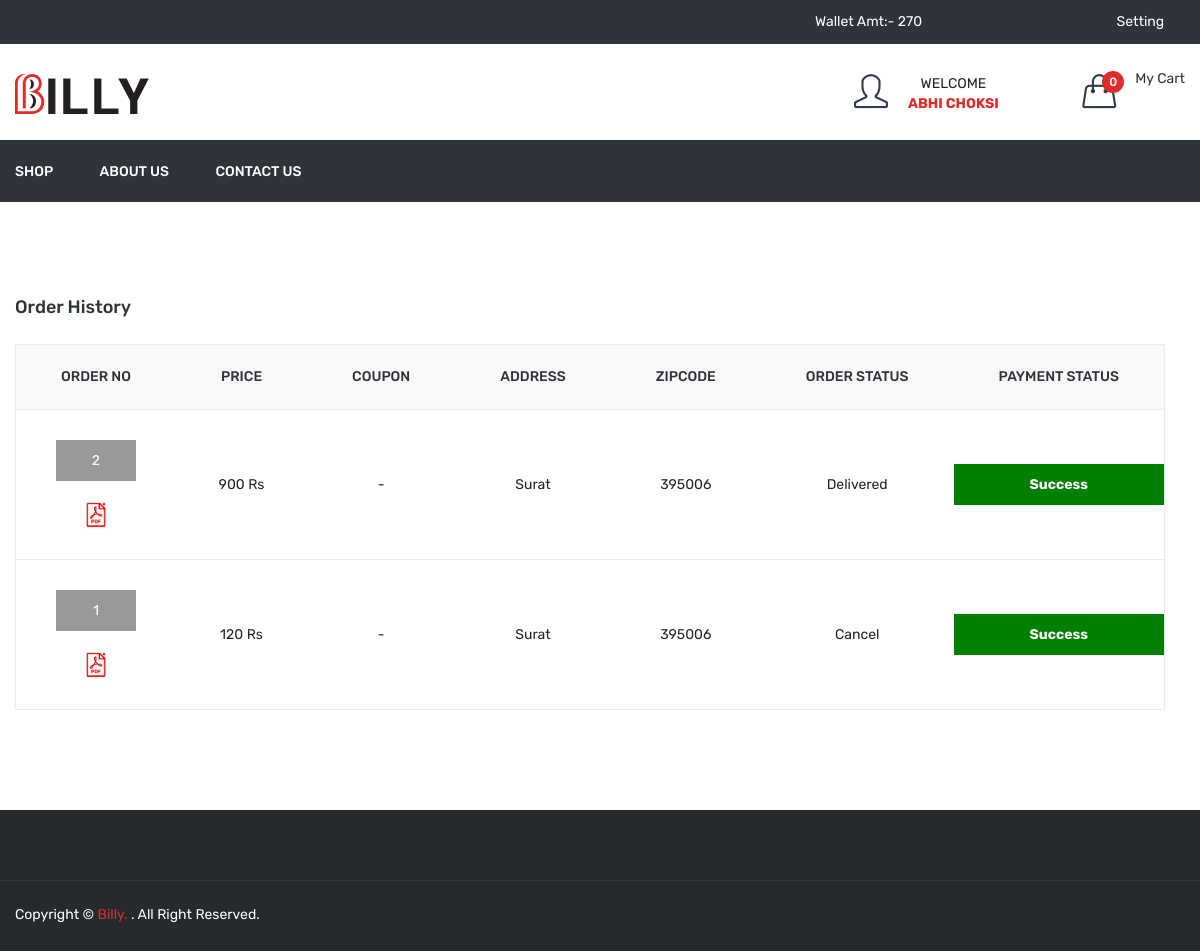
Before: /order_history.php (signed in) with the older database file.
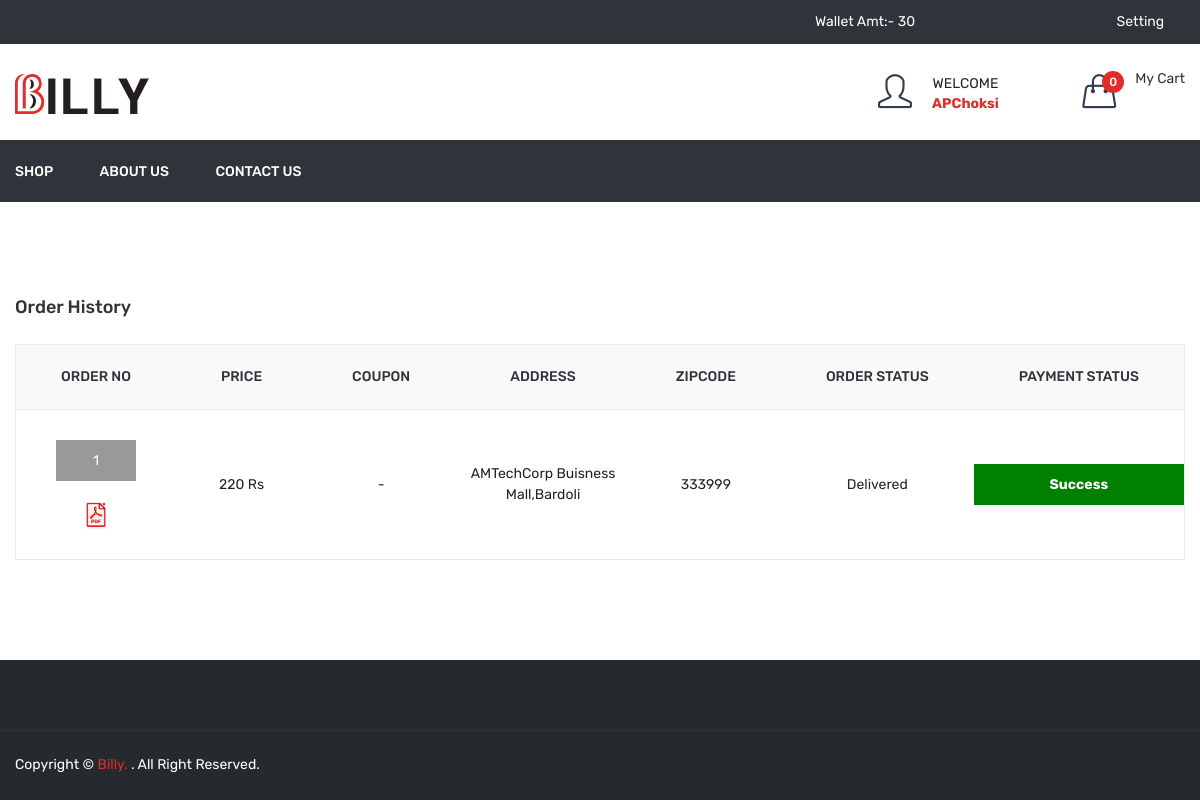
After: the same page with the newer database file.
### tables this page shows
CREATE TABLE IF NOT EXISTS `order_master` (
  `id` int NOT NULL AUTO_INCREMENT,
  `user_id` int NOT NULL,
  `name` varchar(50) NOT NULL,
  `email` varchar(50) NOT NULL,
  `mobile` varchar(50) NOT NULL,
  `address` text NOT NULL,
  `total_price` float NOT NULL,
  `final_price` float NOT NULL,
  `coupon_code` varchar(20) NOT NULL,
  `zipcode` int NOT NULL,
  `delivery_boy_id` int NOT NULL,
  `payment_status` varchar(20) NOT NULL,
  `payment_type` varchar(10) NOT NULL,
  `payment_id` varchar(100) NOT NULL,
  `order_status` int NOT NULL,
  `cancel_by` enum('user','admin') NOT NULL,
  `cancel_at` datetime NOT NULL,
  `added_on` datetime NOT NULL,
  `delivered_on` datetime NOT NULL,
  `refund_status` int NOT NULL,
  PRIMARY KEY (`id`)
);

CREATE TABLE IF NOT EXISTS `order_status` (
  `id` int NOT NULL AUTO_INCREMENT,
  `order_status` varchar(50) NOT NULL,
  PRIMARY KEY (`id`)
);

### function.inc.php (called while the page is built, shortened)
<?php
function getWalletAmt($uid)
{
  global $con;
  $sql = "select * from wallet where user_id='$uid'";
  $res = mysqli_query($con, $sql);
  $in = 0;
  $out = 0;
  while ($row = mysqli_fetch_assoc($res)) {
    if ($row['type'] == 'in') {
      $in = $in + $row['amt'];
    }
  }
  return $in - $out;
}
?>

### order_history.php (the view, shortened to what the changed rows need)
<?php
include("header.php");
$uid = $_SESSION['FOOD_USER_ID'];
$sql = "select order_master.*,order_status.order_status as order_status_str from order_master,order_status where order_master.order_status=order_status.id and order_master.user_id='$uid' order by order_master.id desc";
$res = mysqli_query($con, $sql);
?>
<div class="cart-main-area pt-95 pb-100">
	<div class="container">
		<div class="row">
			<div class="col-lg-12 col-md-12 col-sm-12 col-12">
				<form method="post">
					<div class="table-content table-responsive">
						<table>
							<thead>
								<tr>
									<th>Order No</th>
									<th>Price</th>
									<th>Coupon</th>
									<th>Address</th>
									<th>Zipcode</th>
									<th>Order Status</th>
									<th>Payment Status</th>
								</tr>
							</thead>
							<tbody>
								<?php if (mysqli_num_rows($res) > 0) {
									while ($row = mysqli_fetch_assoc($res)) {
								?>
										<tr>
											<td>
												<div class="div_order_id">
													<a href="<?php echo FRONT_SITE_PATH ?>order_detail.php?id=<?php echo $row['id'] ?>"><?php echo $row['id'] ?></a>
												</div><br />
												<a href="<?php echo FRONT_SITE_PATH ?>download_invoice?id=<?php echo $row['id'] ?>"><img src='<?php echo FRONT_SITE_PATH ?>assets/img/icon-img/pdf.png' width="20px" title="Download Invoice" /></a>
											</td style="font-size:14px;">
											<td><?php echo $row['total_price'] ?> Rs
											</td>
											<td><?php
												if ($row['coupon_code'] != '') {
												?>
													Coupon Code:- <?php echo $row['coupon_code'] ?><br />
													Final Price:- <?php echo $row['final_price'] ?> Rs
												<?php } else {
													echo "-";
												} ?>
											</td>
											<td><?php echo $row['address'] ?></td>
											<td><?php echo $row['zipcode'] ?></td>
											<td>
												<?php
												echo $row['order_status_str'];
												?>
											</td>
											<td>
												<div class="payment_status payment_status_<?php echo $row['payment_status'] ?>"><?php echo ucfirst($row['payment_status']) ?></div>
											</td>
										</tr>
								<?php }
								} else {
									redirect('shop');
								} ?>
							</tbody>
						</table>
					</div>
				</form>
			</div>
		</div>
	</div>
</div>
<?php
include("footer.php");
?>

### header.php (shortened to what the changed rows need)
<?php
include('database.inc.php');
include('function.inc.php');
$getWalletAmt=0;
if(isset($_SESSION['FOOD_USER_ID'])){
	$getWalletAmt=getWalletAmt($_SESSION['FOOD_USER_ID']);
}
?>
<!doctype html>
<html class="no-js" lang="zxx">
<head>
    <link rel="stylesheet" href="<?php echo FRONT_SITE_PATH ?>assets/css/bootstrap.min.css">
    <link rel="stylesheet" href="<?php echo FRONT_SITE_PATH ?>assets/css/animate.css">
    <link rel="stylesheet" href="<?php echo FRONT_SITE_PATH ?>assets/css/owl.carousel.min.css">
    <link rel="stylesheet" href="<?php echo FRONT_SITE_PATH ?>assets/css/slick.css">
    <link rel="stylesheet" href="<?php echo FRONT_SITE_PATH ?>assets/css/chosen.min.css">
    <link rel="stylesheet" href="<?php echo FRONT_SITE_PATH ?>assets/css/ionicons.min.css">
    <link rel="stylesheet" href="<?php echo FRONT_SITE_PATH ?>assets/css/font-awesome.min.css">
    <link rel="stylesheet" href="<?php echo FRONT_SITE_PATH ?>assets/css/simple-line-icons.css">
    <link rel="stylesheet" href="<?php echo FRONT_SITE_PATH ?>assets/css/jquery-ui.css">
    <link rel="stylesheet" href="<?php echo FRONT_SITE_PATH ?>assets/css/meanmenu.min.css">
    <link rel="stylesheet" href="<?php echo FRONT_SITE_PATH ?>assets/css/style.css">
    <link rel="stylesheet" href="<?php echo FRONT_SITE_PATH ?>assets/css/responsive.css">
</head>
<body>
    <header class="header-area">
        <div class="header-top black-bg">
            <div class="container">
                <div class="row">
                    <div class="col-lg-2 col-md-4 col-12 col-sm-4">
							<?php
								if(isset($_SESSION['FOOD_USER_NAME'])){
								?>
							<div id="wallet_top_box">
								<a href="<?php echo FRONT_SITE_PATH?>wallet" style="color:#fff;">
									Wallet Amt:- <?php echo $getWalletAmt?>
								</a>
							</div>
								<?php  } ?>
						</div>
                </div>
            </div>
        </div>
        <div class="header-middle">
            <div class="container">
                <div class="row">
                    <div class="col-lg-9 col-md-8 col-12 col-sm-8">
                        <div class="header-middle-right f-right">
                            <div class="header-login">
                                    <div class="login-text-content">
                                        <?php
                                        if (isset($_SESSION['FOOD_USER_NAME'])) {
                                            echo '<center>WELCOME<div style="color:#e02c2b;font-weight: bold;">' . $_SESSION['FOOD_USER_NAME'] . '</div></center>';
                                        } else {
                                        ?>
                                            <p>Register <br> or <span>Sign in</span></p>
                                        <?php } ?>
                                    </div>
                            </div>
                        </div>
                    </div>
                </div>
            </div>
        </div>
    </header>

Changed rows visible on the page:
no longer on this page (row edited): order_master: id "2", total_price "900", address "Surat", zipcode "395006", order_status.order_status "Delivered", payment_status "Success"
changed order_master "Success": total_price "120" → "220"; address "Surat" → "AMTechCorp Buisness Mall,Bardoli"; zipcode "395006" → "333999"; order_status.order_status "Cancel" → "Delivered"
Other visible differences:
$getWalletAmt: "270" → "30"
$_SESSION['FOOD_USER_NAME']: "ABHI CHOKSI" → "APChoksi"
